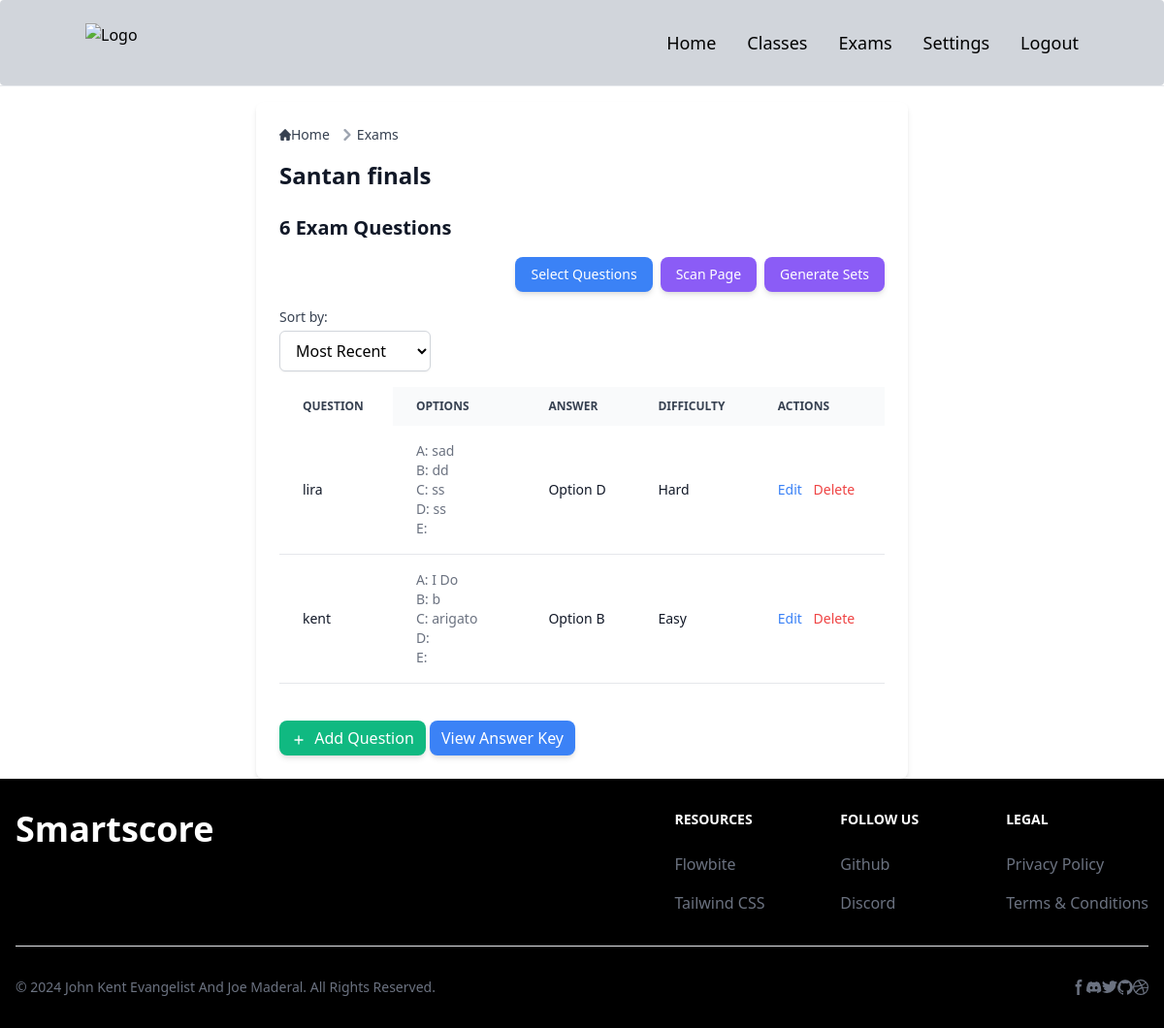
Page /exams/2/ (signed in) on the committed database.
### smartscoreapp/models.py (models this page shows, shortened)
class Exam(models.Model):
    exam_id = models.CharField(max_length=3, unique=True, editable=False)
    name = models.CharField(max_length=50)
    class_assigned = models.ForeignKey(Class, related_name='exams', on_delete=models.SET_NULL, null=True)  # Set to NULL on class deletion
    questions = models.ManyToManyField(Question, related_name='exams')
    set_id = models.CharField(max_length=6, unique=True, blank=True)

class Question(models.Model):
    ANSWER_CHOICES = [
        ('A', 'Option A'),
        ('B', 'Option B'),
        ('C', 'Option C'),
        ('D', 'Option D'),
        ('E', 'Option E'),
    ]
    DIFFICULTY_CHOICES = [
        ('Easy', 'Easy'),
        ('Medium', 'Medium'),
        ('Hard', 'Hard'),
    ]
    question_text = models.CharField(max_length=255)
    option_a = models.CharField(max_length=255)
    option_b = models.CharField(max_length=255)
    option_c = models.CharField(max_length=255, blank=True, null=True)  # Optional
    option_d = models.CharField(max_length=255, blank=True, null=True)  # Optional
    option_e = models.CharField(max_length=255, blank=True, null=True)  # Optional
    answer = models.CharField(max_length=1, choices=ANSWER_CHOICES, default='A')  # Default answer A
    difficulty = models.CharField(max_length=6, choices=DIFFICULTY_CHOICES)  # Difficulty level
    class Meta:
        ordering = ['difficulty']

### smartscoreapp/views.py (the view, shortened to what this page needs)
# urls.py: path('exams/<int:exam_id>/', exam_detail_view, name='exam_detail'),
@login_required
def exam_detail_view(request, exam_id):
    exam = get_object_or_404(Exam, id=exam_id)
    available_exams = Exam.objects.exclude(id=exam_id)  # Other exams to copy questions from
    current_class = exam.class_assigned
    sort_by = request.GET.get('sort_by', 'most_recent')
    questions = exam.questions.all()  # Questions already added to the current exam
    if sort_by == 'difficulty':
        questions = sorted(questions, key=lambda q: ('Easy', 'Medium', 'Hard').index(q.difficulty))
    elif sort_by == 'most_recent':
        questions = questions.order_by('-id')  # Assuming that ID corresponds to the creation time
    return render(request, 'exam_detail.html', {
        'exam': exam,
        'current_class': current_class,
        'questions': questions,
        'available_exams': available_exams,
        'sort_by': sort_by  # Pass the sort option to the template
    })

### templates/exams/exam_detail.html (shortened to what this page needs)
{% extends "base.html" %}
{% block content %}
<div class="max-w-2xl mx-auto p-6 bg-white shadow-md rounded-lg">
  <nav class="flex mb-4" aria-label="Breadcrumb">
    <ol class="inline-flex items-center space-x-1 md:space-x-2 rtl:space-x-reverse">
      <li class="inline-flex items-center">
        <a href="{% url 'index' %}" class="inline-flex items-center text-sm font-medium text-gray-700 hover:text-blue-600 dark:text-gray-400 dark:hover:text-white">
          Home
        </a>
      </li>
      <li class="flex items-center">
        <svg class="rtl:rotate-180 w-3 h-3 text-gray-400 mx-1" aria-hidden="true" xmlns="http://www.w3.org/2000/svg" fill="none" viewBox="0 0 6 10">
          <path stroke="currentColor" stroke-linecap="round" stroke-linejoin="round" stroke-width="2" d="m1 9 4-4-4-4"/>
        </svg>
        <a href="{% url 'exams' %}" class="text-sm font-medium text-gray-700 hover:text-blue-600 dark:text-gray-400 dark:hover:text-white">Exams</a>
      </li>
    </ol>
  </nav>
  <div class="mb-6 flex items-center cursor-pointer">
    <h1 class="text-2xl font-semibold text-gray-900 dark:text-white">{{ exam.name }}</h1>
  </div>
  <h2 class="text-xl font-semibold text-gray-900 dark:text-white mb-4">
    {{ exam.questions.count }} Exam Questions
  </h2>
<div class="mb-4 flex flex-wrap justify-end space-x-2">
  <a href="{% url 'select_questions' exam.id %}" class="text-sm text-white bg-blue-500 hover:bg-blue-600 px-4 py-2 rounded-lg shadow-md transition duration-200 transform hover:scale-105 focus:outline-none focus:ring-2 focus:ring-blue-300 focus:ring-opacity-50">Select Questions</a>
  <a href="{% url 'scan_page' current_class.id exam.id %}" class="text-sm text-white bg-purple-500 hover:bg-purple-600 px-4 py-2 rounded-lg shadow-md transition duration-200 transform hover:scale-105 focus:outline-none focus:ring-2 focus:ring-purple-300 focus:ring-opacity-50">Scan Page</a>
  <a href="{% url 'generate_sets' current_class.id exam.id %}" class="text-sm text-white bg-purple-500 hover:bg-purple-600 px-4 py-2 rounded-lg shadow-md transition duration-200 transform hover:scale-105 focus:outline-none focus:ring-2 focus:ring-purple-300 focus:ring-opacity-50">Generate Sets</a>
</div>
<div class="mb-4">
  <label for="sort-by" class="block text-sm font-medium text-gray-700 dark:text-gray-300">Sort by:</label>
  <select id="sort-by" name="sort_by" class="mt-1 block w-1/4 px-3 py-2 border border-gray-300 bg-white dark:bg-gray-700 dark:border-gray-600 rounded-md shadow-sm focus:outline-none focus:ring-blue-500 focus:border-blue-500 dark:text-gray-300"
    onchange="location = this.value;">
    <option value="?sort_by=most_recent" {% if sort_by == 'most_recent' %}selected{% endif %}>Most Recent</option>
  </select>
</div>
<div class="relative overflow-x-auto max-h-80 mb-6">
  <table class="min-w-full text-sm text-left text-gray-500 dark:text-gray-400">
    <thead class="text-xs text-gray-700 uppercase bg-gray-50 dark:bg-gray-700 dark:text-gray-400">
      <tr>
        <th scope="col" class="px-6 py-3 sticky left-0 bg-white dark:bg-gray-800 z-10">
          Question
        </th>
        <th scope="col" class="px-6 py-3">Options</th>
        <th scope="col" class="px-6 py-3">Answer</th>
        <th scope="col" class="px-6 py-3">Difficulty</th>
        <th scope="col" class="px-6 py-3">Actions</th>
      </tr>
    </thead>
    <tbody>
      {% for question in questions %}
        <tr class="bg-white border-b dark:bg-gray-800 dark:border-gray-700">
          <td class="px-6 py-4 font-medium text-gray-900 dark:text-white sticky left-0 bg-white dark:bg-gray-800">
            {{ question.question_text }}
          </td>
          <td class="px-6 py-4">
            <ul>
              <li>A: {{ question.option_a }}</li>
              <li>B: {{ question.option_b }}</li>
              <li>C: {{ question.option_c }}</li>
              <li>D: {{ question.option_d }}</li>
              <li>E: {{ question.option_e }}</li>
            </ul>
          </td>
          <td class="px-6 py-4 text-gray-900 dark:text-white">{{ question.get_answer_display }}</td>
          <td class="px-6 py-4 text-gray-900 dark:text-white">{{ question.difficulty }}</td>
          <td class="px-6 py-4">
            <button class="text-blue-500 hover:text-blue-600 dark:text-blue-400 dark:hover:text-blue-500 mr-2"
              onclick="openEditQuestionModal('{{ question.id }}', '{{ question.question_text }}', '{{ question.option_a }}', '{{ question.option_b }}', '{{ question.option_c }}', '{{ question.option_d }}','{{ question.option_e }}')">Edit</button>
            <button class="text-red-500 hover:text-red-600 dark:text-red-400 dark:hover:text-red-500"
              onclick="openDeleteQuestionModal('{{ question.id }}', '{{ question.question_text }}')">Delete</button>
          </td>
        </tr>
      {% empty %}
        <tr class="bg-white border-b dark:bg-gray-800 dark:border-gray-700">
          <td colspan="5" class="px-6 py-4 text-center text-gray-500 dark:text-gray-400">No questions added yet.</td>
        </tr>
      {% endfor %}
    </tbody>
  </table>
</div>
       <button
       class="bg-green-500 hover:bg-green-600 text-white font-medium py-1.5 px-3 rounded-lg shadow-md transition duration-200"
       onclick="openAddQuestionModal()">
       <svg class="w-4 h-4 mr-1 inline" fill="none" stroke="currentColor" viewBox="0 0 24 24" xmlns="http://www.w3.org/2000/svg">
         <path stroke-linecap="round" stroke-linejoin="round" stroke-width="2" d="M12 6v6m0 0v6m0-6h6m-6 0H6"></path>
       </svg>
       Add Question
     </button>
    <button
    type="button"
    onclick="openAnswerKeyModal()"
    class="bg-blue-500 hover:bg-blue-600 text-white font-medium py-1.5 px-3 rounded-lg shadow-md transition duration-200">
    View Answer Key
  </button>
</div>
</div>
</div>
{% endblock %}

### rows in the picture
Exam: name "Santan finals", questions.count "6"
Question: question_text "lira", option_a "sad", option_b "dd", option_c "ss", option_d "ss", answer "Option D", difficulty "Hard"
Question: question_text "kent", option_a "I Do", option_b "b", option_c "arigato", answer "Option B", difficulty "Easy"
